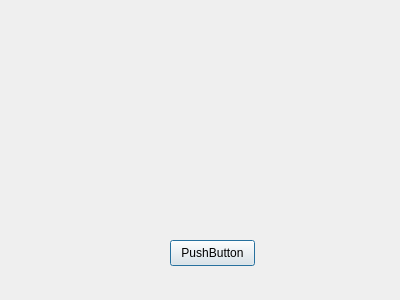
<?xml version="1.0" encoding="UTF-8"?>
<ui version="4.0">
 <class>Dialog</class>
 <widget class="QDialog" name="Dialog">
  <property name="windowModality">
   <enum>Qt::NonModal</enum>
  </property>
  <property name="geometry">
   <rect>
    <x>0</x>
    <y>0</y>
    <width>400</width>
    <height>300</height>
   </rect>
  </property>
  <property name="windowTitle">
   <string>Dialog</string>
  </property>
  <property name="modal">
   <bool>false</bool>
  </property>
  <widget class="QPushButton" name="pushButton">
   <property name="geometry">
    <rect>
     <x>170</x>
     <y>240</y>
     <width>85</width>
     <height>26</height>
    </rect>
   </property>
   <property name="text">
    <string>PushButton</string>
   </property>
  </widget>
 </widget>
 <resources/>
 <connections/>
</ui>
